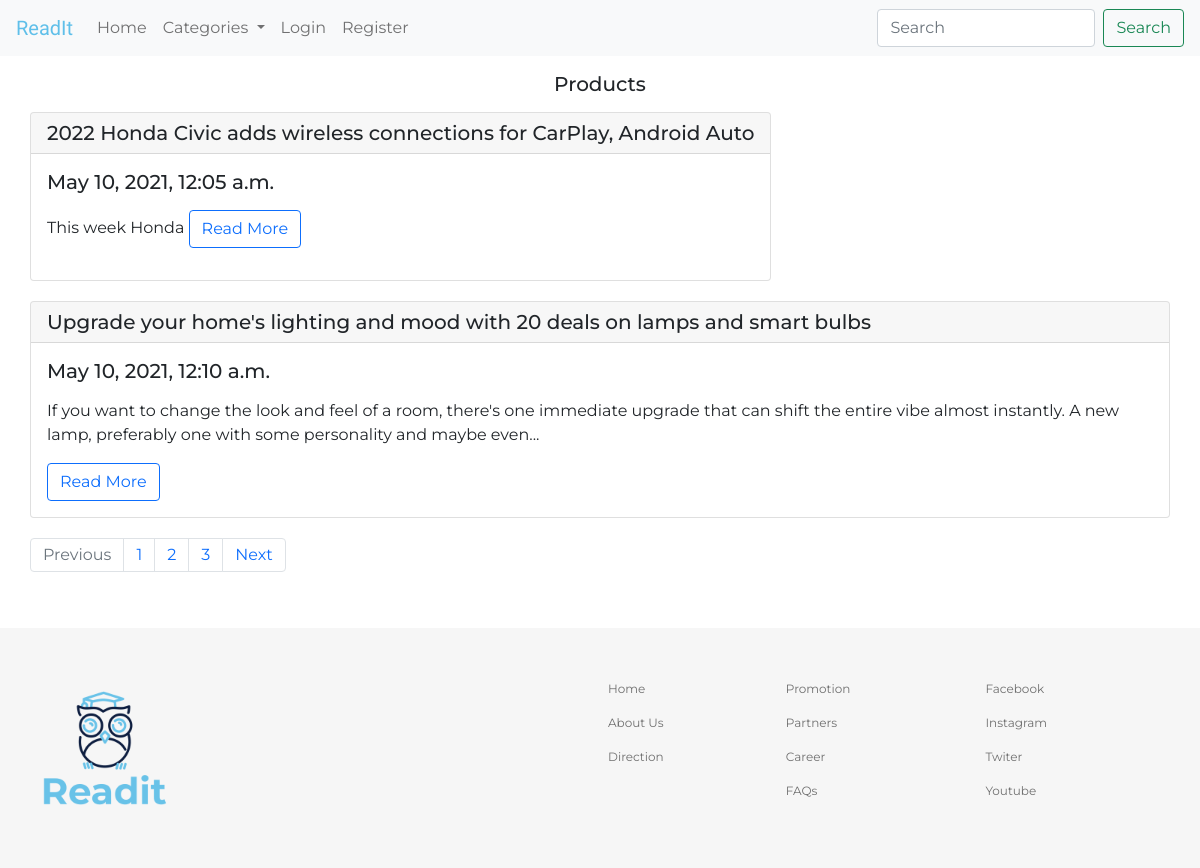
The page /category/Products/ on the database its author committed.
### blog/models.py (models this page shows, shortened)
class Category(models.Model):
    name = models.CharField(max_length=100)

class Post(models.Model):
    author = models.ForeignKey(User, null=True, blank=True, on_delete=models.CASCADE)
    title = models.CharField(max_length=150)
    body = RichTextField(null=True, blank=True)
    image = models.ImageField(null=True, blank=True)
    category = models.ManyToManyField(Category)
    date_created = models.DateTimeField(auto_now_add=True, null=True)
    slang = models.CharField(null=True, blank=True, max_length=200)

### blog/views.py (the view)
# urls.py: path('category/<str:slang>/', views.category, name='category'),
def category(request, slang):
    categories = Category.objects.all()
    category_id = Category.objects.filter(name__contains=slang)[0].id
    posts = Post.objects.filter(category=category_id)
    context = {
        'slang':slang,
        'posts': posts,
        'categories': categories,
    }
    return render(request, 'blog/category.html', context)

### blog/templates/blog/category.html
{% extends 'blog/main.html' %}
{% load static %}
{% block content %}
    <section class="main-container">
        <h3 style="text-align: center; font-size: 20px; margin-top: 2vh"> {{slang}}</h3>
        <div class="posts-container">
            {% for post in posts %}
            <div class="card">
                <h5 class="card-header">{{post.title}}</h5>
                <div class="card-body">
                  <h5 class="card-title">{{post.date_created}}</h5>
                  <p class="card-text">{{post.body|safe|slice:":200"}}...</p>
                  <a href="{% url 'blog:article' post.slang %}" class="btn btn-outline-primary">Read More</a>
                </div>
              </div>
            {% endfor %}
        <nav aria-label="Page navigation example">
            <ul class="pagination justify-content-end">
              <li class="page-item disabled">
                <a class="page-link" href="#" tabindex="-1" aria-disabled="true">Previous</a>
              </li>
              <li class="page-item"><a class="page-link" href="#">1</a></li>
              <li class="page-item"><a class="page-link" href="#">2</a></li>
              <li class="page-item"><a class="page-link" href="#">3</a></li>
              <li class="page-item">
                <a class="page-link" href="#">Next</a>
              </li>
            </ul>
          </nav>
        </div>
    </section>
{% endblock %}

### static/style/style.css (style rules this page uses)
* { margin: 0; padding: 0; -webkit-box-sizing: border-box; box-sizing: border-box; }
body { font-family: 'Montserrat', sans-serif; }
.posts-container { width: 95%; margin: 2vh auto; display: -webkit-box; display: -ms-flexbox; display: flex; -ms-flex-wrap: wrap; flex-wrap: wrap; gap: 20px; }

### rows shown on the page
Category: name "Products"
Post: title "2022 Honda Civic adds wireless connections for CarPlay, Android Auto", date_created "May 10, 2021, 12:05 a.m.", body "This week Honda"
Post: title "Upgrade your home's lighting and mood with 20 deals on lamps and smart bulbs", date_created "May 10, 2021, 12:10 a.m.", body "If you want to change the look and feel of a room, there's one immediate upgrade that can shift the entire vibe almost instantly. A new lamp, preferably one with some personality and maybe even"
